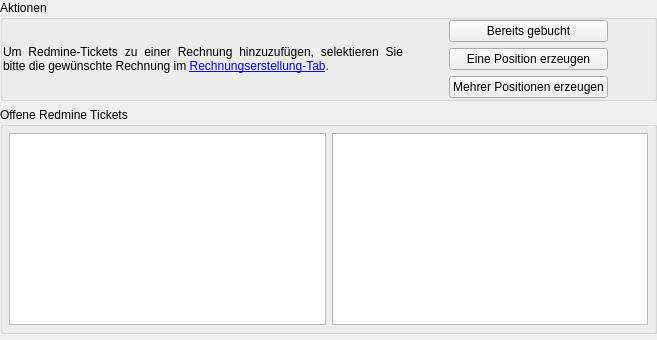
             <widget class="QWidget" name="customerOpenTicketTab">
              <attribute name="title">
               <string>Offene Redmine Tickets</string>
              </attribute>
              <layout class="QVBoxLayout" name="verticalLayout_16">
               <property name="spacing">
                <number>6</number>
               </property>
               <property name="leftMargin">
                <number>0</number>
               </property>
               <property name="topMargin">
                <number>0</number>
               </property>
               <property name="rightMargin">
                <number>0</number>
               </property>
               <property name="bottomMargin">
                <number>6</number>
               </property>
               <item>
                <widget class="QGroupBox" name="groupBox_19">
                 <property name="title">
                  <string>Aktionen</string>
                 </property>
                 <layout class="QGridLayout" name="gridLayout_15">
                  <property name="margin">
                   <number>0</number>
                  </property>
                  <item row="0" column="4">
                   <widget class="QWidget" name="widget" native="true">
                    <layout class="QVBoxLayout" name="verticalLayout_52">
                     <property name="margin">
                      <number>0</number>
                     </property>
                     <item>
                      <widget class="ActionButton" name="ticketsButtonBooked">
                       <property name="text">
                        <string>Bereits gebucht</string>
                       </property>
                      </widget>
                     </item>
                     <item>
                      <widget class="ActionButton" name="ticketsButtonGenerateSinglePos">
                       <property name="text">
                        <string>Eine Position erzeugen</string>
                       </property>
                       <property name="context" stdset="0">
                        <string>TICKETS</string>
                       </property>
                       <property name="enablePayloads" stdset="0">
                        <stringlist>
                         <string>View</string>
                         <string>INVOICE:Edit</string>
                         <string>INVOICE:New</string>
                         <string>INVOICE:Dirty</string>
                         <string>INVOICE:View</string>
                        </stringlist>
                       </property>
                       <property name="action" stdset="0">
                        <string>Custom.In.CreateSingleInvoicePos</string>
                       </property>
                      </widget>
                     </item>
                     <item>
                      <widget class="ActionButton" name="ticketsButtonGenerateMultiPos">
                       <property name="text">
                        <string>Mehrer Positionen erzeugen</string>
                       </property>
                       <property name="context" stdset="0">
                        <string>TICKETS</string>
                       </property>
                       <property name="enablePayloads" stdset="0">
                        <stringlist>
                         <string>View</string>
                         <string>INVOICE:Edit</string>
                         <string>INVOICE:New</string>
                         <string>INVOICE:Dirty</string>
                         <string>INVOICE:View</string>
                        </stringlist>
                       </property>
                       <property name="action" stdset="0">
                        <string>Custom.In.CreateInvoicePos</string>
                       </property>
                      </widget>
                     </item>
                    </layout>
                   </widget>
                  </item>
                  <item row="0" column="0">
                   <widget class="Label" name="ticketsLabelInfo">
                    <property name="minimumSize">
                     <size>
                      <width>400</width>
                      <height>0</height>
                     </size>
                    </property>
                    <property name="text">
                     <string>&lt;html&gt;&lt;head/&gt;&lt;body&gt;&lt;p align=&quot;justify&quot;&gt;Um Redmine-Tickets zu einer Rechnung hinzuzufügen, selektieren Sie bitte die gewünschte Rechnung im &lt;a href=&quot;wallaby://CUSTOMER:TabHandler.In.Select/customer.0&quot;&gt;&lt;span style=&quot; text-decoration: underline; color:#0000ff;&quot;&gt;Rechnungserstellung-Tab&lt;/span&gt;&lt;/a&gt;.&lt;/p&gt;&lt;/body&gt;&lt;/html&gt;</string>
                    </property>
                    <property name="textFormat">
                     <enum>Qt::RichText</enum>
                    </property>
                    <property name="wordWrap">
                     <bool>true</bool>
                    </property>
                    <property name="hideIfDisabled" stdset="0">
                     <bool>true</bool>
                    </property>
                    <property name="enablePayloads" stdset="0">
                     <stringlist>
                      <string>INVOICE:!View</string>
                      <string>INVOICE:!Edit</string>
                      <string>INVOICE:!Dirty</string>
                      <string>INVOICE:!New</string>
                     </stringlist>
                    </property>
                    <property name="context" stdset="0">
                     <string>TICKETS</string>
                    </property>
                   </widget>
                  </item>
                  <item row="0" column="1">
                   <spacer name="horizontalSpacer">
                    <property name="orientation">
                     <enum>Qt::Horizontal</enum>
                    </property>
                    <property name="sizeHint" stdset="0">
                     <size>
                      <width>40</width>
                      <height>20</height>
                     </size>
                    </property>
                   </spacer>
                  </item>
                  <item row="0" column="5">
                   <widget class="ActionButton" name="ticketsButtonRefresh">
                    <property name="minimumSize">
                     <size>
                      <width>40</width>
                      <height>40</height>
                     </size>
                    </property>
                    <property name="maximumSize">
                     <size>
                      <width>40</width>
                      <height>40</height>
                     </size>
                    </property>
                    <property name="icon">
                     <iconset resource="../../frontends/qt/resource.qrc">
                      <normaloff>:/icons/images/refresh.png</normaloff>:/icons/images/refresh.png</iconset>
                    </property>
                    <property name="iconSize">
                     <size>
                      <width>32</width>
                      <height>32</height>
                     </size>
                    </property>
                    <property name="flat">
                     <bool>true</bool>
                    </property>
                    <property name="context" stdset="0">
                     <string>TICKETS</string>
                    </property>
                    <property name="action" stdset="0">
                     <string>MultiViewHandler.In.Refresh</string>
                    </property>
                    <property name="payload" stdset="0">
                     <string>None</string>
                    </property>
                   </widget>
                  </item>
                 </layout>
                </widget>
               </item>
               <item>
                <widget class="QGroupBox" name="groupBox_18">
                 <property name="title">
                  <string>Offene Redmine Tickets</string>
                 </property>
                 <layout class="QHBoxLayout" name="horizontalLayout">
                  <property name="margin">
                   <number>6</number>
                  </property>
                  <item>
                   <widget class="MultiViewTable" name="ticketsTable">
                    <property name="sizePolicy">
                     <sizepolicy hsizetype="Expanding" vsizetype="Expanding">
                      <horstretch>50</horstretch>
                      <verstretch>0</verstretch>
                     </sizepolicy>
                    </property>
                    <property name="dataView" stdset="0">
                     <bool>true</bool>
                    </property>
                    <property name="multiSelect" stdset="0">
                     <bool>true</bool>
                    </property>
                    <property name="dbColumns" stdset="0">
                     <stringlist>
                      <string>value.description:Arbeitspacket</string>
                      <string>&lt;number,2&gt;value.hours:Stunden</string>
                     </stringlist>
                    </property>
                    <property name="viewIdentifier" stdset="0">
                     <string>ordView</string>
                    </property>
                    <property name="context" stdset="0">
                     <string>TICKETS</string>
                    </property>
                    <property name="keyCodeActions" stdset="0">
                     <stringlist>
                      <string>Key_I:OpenInBrowserBehavior.In.Open</string>
                     </stringlist>
                    </property>
                    <property name="view" stdset="0">
                     <string>_design/couchapp/_view/customerOpenTimeTracks</string>
                    </property>
                   </widget>
                  </item>
                  <item>
                   <widget class="EmbeddedViewTable" name="ticketsTablePos">
                    <property name="sizePolicy">
                     <sizepolicy hsizetype="Expanding" vsizetype="Expanding">
                      <horstretch>50</horstretch>
                      <verstretch>0</verstretch>
                     </sizepolicy>
                    </property>
                    <property name="dbColumns" stdset="0">
                     <stringlist>
                      <string>comment:Kommentar</string>
                      <string>user:Bearbeitet von</string>
                      <string>&lt;date&gt;updatedOn:Datum</string>
                      <string>&lt;number,2&gt;hours:Stunden</string>
                      <string></string>
                     </stringlist>
                    </property>
                    <property name="context" stdset="0">
                     <string>TICKETS</string>
                    </property>
                    <property name="path" stdset="0">
                     <string>tracks</string>
                    </property>
                   </widget>
                  </item>
                 </layout>
                </widget>
               </item>
              </layout>
             </widget>
